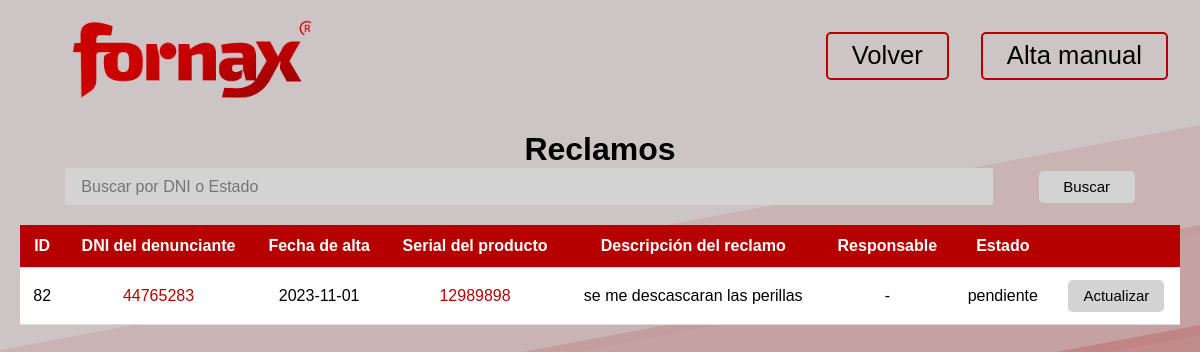
The app's page /admin/reclamos/reclamos.php (signed in), older data.
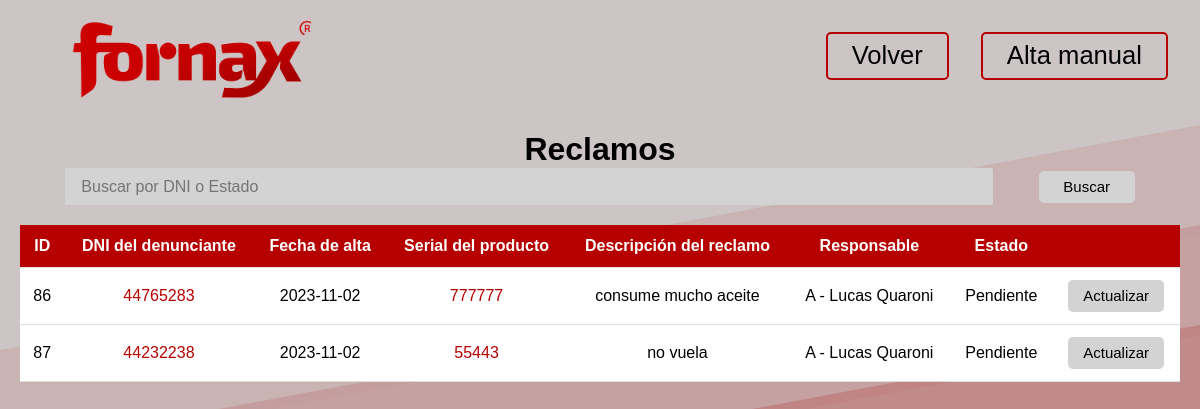
The same page, newer data.
### tables this page shows
CREATE TABLE `reclamos` (
  `id` int(11) NOT NULL,
  `dni` varchar(8) NOT NULL,
  `fecha` date NOT NULL,
  `serial` varchar(15) NOT NULL,
  `descripcion` varchar(100) NOT NULL,
  `idestado` varchar(3) DEFAULT NULL,
  `responsable` int(11) NOT NULL
);

CREATE TABLE `estados` (
  `idestado` varchar(10) NOT NULL,
  `nombre` varchar(15) DEFAULT NULL,
  `descripcion` varchar(50) DEFAULT NULL
);

CREATE TABLE `usuarios` (
  `idusuario` int(11) NOT NULL,
  `usuario` varchar(15) DEFAULT NULL,
  `contra` varchar(30) DEFAULT NULL,
  `nombreYapellido` varchar(60) DEFAULT NULL,
  `rol` enum('A','C','T') DEFAULT NULL
);

### admin/reclamos/consultar_reclamos.php (the view, shortened to what this page needs)
<?php
$conn = new mysqli("localhost", "root", "", "fornaxpost");
$sql = "SELECT r.id, r.dni, r.fecha, r.serial, r.descripcion, r.idestado, r.responsable, e.nombre AS estado, e.descripcion AS estado_desc, u.nombreYapellido as responsable_nombre ,u.rol AS responsable_rol
        FROM reclamos r
        LEFT JOIN estados e ON r.idestado = e.idestado
        LEFT JOIN usuarios u ON r.responsable = u.idusuario
        ORDER BY r.id";
$result = $conn->query($sql);
if ($result->num_rows > 0) {
    while ($row = $result->fetch_assoc()) {
        echo "<tr>";
        echo "<td>" . $row["id"] . "</td>";
        echo "<td><a class='cliente-link' data-dni='" . $row["dni"] . "'>" . $row["dni"] . "</a></td>";
        echo "<td>" . $row["fecha"] . "</td>";
        echo "<td><a class='artefacto-link' data-serial='" . $row["serial"] . "'>" . $row["serial"] . "</a></td>";
        echo "<td>" . $row["descripcion"] . "</td>";
        echo "<td>" . $row["responsable_rol"] . " - " . $row["responsable_nombre"] . "</td>";
        echo "<td>" . $row["estado"] . "</td>";
        echo "<td><button class='boton' onclick='actualizarReclamo(" . $row["id"] . ")'>Actualizar</button></td>";
        echo "</tr>";
    }
} else {
    echo "<tr><td colspan='8'>No hay reclamos disponibles.</td></tr>";
}
?>

### admin/reclamos/reclamos.php (shortened to what this page needs)
<!DOCTYPE html>
<html lang="en">
<head>
    <link rel="stylesheet" href="styles.css">
</head>
<body>
    <div class="header">
        <div class="logo">
            <img src="logo-fornax-png.png">
        </div>
        <nav class="menu">
            <div class="nav-links">
                <a href="../admin.php">Volver</a>
            </div>
            <div class="nav-links">
                <a href="../../reclamos/cliente.php">Alta manual</a>
            </div>
        </nav>
    </div>
    <div class="table-container">
        <h1>Reclamos</h1>
        <div class="search-bar">
            <input type="text" id="searchInput" placeholder="Buscar por DNI o Estado" >
            <button class='boton' onclick="buscarReclamos()">Buscar</button>
        </div>
        <table>
            <thead>
                <tr>
                    <th>ID</th>
                    <th>DNI del denunciante</th>
                    <th>Fecha de alta</th>
                    <th>Serial del producto</th>
                    <th>Descripción del reclamo</th>
                    <th>Responsable</th>
                    <th>Estado</th>
                    <th></th>
                </tr>
            </thead>
            <tbody id='reclamosTable'>
                <?php include 'consultar_reclamos.php'; ?>
            </tbody>
        </table>
    </div>
</body>
</html>

### admin/reclamos/styles.css (style rules this page uses)
* { box-sizing: border-box; margin: 0; padding: 0; font-family: "Nunito", sans-serif; }
body { background-color: #cdc5c5; background-attachment: fixed; background-size: cover; height: 100vh; width: 100vw; display: flex; flex-direction: column; }
.header { display: flex; justify-content: space-between; align-items: center; padding: 0 2rem; }
.logo img { padding-top: 1rem; width: 20rem; height: auto; transition: all 0.1s; cursor: pointer; }
.nav-links { display: flex; align-items: center; border-radius: 5px; border: 2px solid #b60000; gap: 2rem; height: 3rem; padding: 0.5rem; justify-content: center; }
.nav-links a { text-decoration: none; color: black; display: inline-block; padding-left: 1rem; padding-right: 1rem; padding-top: 0.25rem; padding-bottom: 0.25rem; transition: all 0.1s; cursor: pointer; font-size: 1.6rem; }
.cliente-link { cursor: pointer; color: #b60000; }
.artefacto-link { cursor: pointer; color: #b60000; }
nav { display: flex; justify-content: space-between; align-items: center; gap: 2rem; }
input { width: 80%; height: 2.3rem; background: lightgray; border: none; border-radius: 2px; padding: 1rem; font-size: 16px; }
button { height: 4rem; width: 10rem; font-size: 20px; border: none; border-radius: 5px; transition: all 0.1s; background-color: lightgray; }
.table-container { max-height: 90vh; overflow-y: auto; padding: 20px; text-align: center; }
table { width: 100%; border-collapse: collapse; background-color: white; max-height: 100%; }
.search-bar { margin-bottom: 20px; display: flex; justify-content: space-evenly; align-items: center; }
thead { background-color: #b60000; color: white; }
th, td { padding: 12px; text-align: center; border-bottom: 1px solid #ddd; }
.boton { height: 2rem; width: 6rem; font-size: 15px; border: none; border-radius: 5px; transition: all 0.1s; background-color: lightgray; }

Row changes from the older to the newer data that the page shows:
removed reclamos: id "82", dni "44765283", fecha "2023-11-01", serial "12989898", descripcion "se me descascaran las perillas", idestado.nombre "pendiente"
added reclamos: id "86", dni "44765283", fecha "2023-11-02", serial "777777", descripcion "consume mucho aceite", responsable.rol "A", responsable.nombreYapellido "Lucas Quaroni", idestado.nombre "Pendiente"
added reclamos: id "87", dni "44232238", fecha "2023-11-02", serial "55443", descripcion "no vuela", responsable.rol "A", responsable.nombreYapellido "Lucas Quaroni", idestado.nombre "Pendiente"
